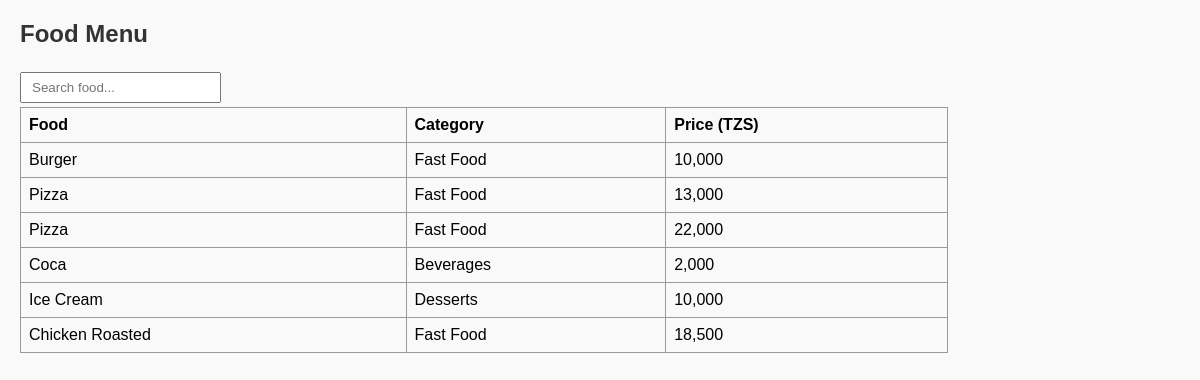
/dashboard.php (signed in), run on the app's committed database.
### tables this page shows
CREATE TABLE `food_items` (
  `id` int(11) NOT NULL,
  `category_id` int(11) NOT NULL,
  `name` varchar(100) NOT NULL,
  `description` text DEFAULT NULL,
  `price` decimal(10,2) NOT NULL,
  `created_at` timestamp NOT NULL DEFAULT current_timestamp()
);

CREATE TABLE `categories` (
  `id` int(11) NOT NULL,
  `name` varchar(50) NOT NULL,
  `created_at` timestamp NOT NULL DEFAULT current_timestamp()
);

### dashboard.php (the view, shortened to what this page needs)
<?php
include "config/db.php";
$sql = "SELECT f.id, f.name, f.price, c.name AS category
        FROM food_items f
        JOIN categories c ON f.category_id = c.id";
$result = $conn->query($sql);
?>
<!DOCTYPE html>
<html>
<head>
    <link rel="stylesheet" type="text/css" href="assets/style.css">
</head>
<body>
<h2>Food Menu</h2>
<input type="text" id="search" placeholder="Search food...">
<?php
if ($result->num_rows > 0) {
    echo "<table border='1' cellpadding='8'>
            <tr>
                <th>Food</th>
                <th>Category</th>
                <th>Price (TZS)</th>
            </tr>";
    while ($row = $result->fetch_assoc()) {
        echo "<tr>
                <td>{$row['name']}</td>
                <td>{$row['category']}</td>
                <td>" . number_format($row['price'], 0) . "</td>
              </tr>";
    }
    echo "</table>";
} else {
    echo "No products found";
}
?>
</body>
</html>

### assets/style.css (style rules this page uses)
body { font-family: Arial, sans-serif; margin: 20px; background-color: #f9f9f9; }
h2 { color: #333; }
table { border-collapse: collapse; width: 80%; margin-bottom: 20px; }
table, th, td { border: 1px solid #999; }
th, td { padding: 8px; text-align: left; }
input, select, button { padding: 6px 10px; margin: 4px 0; }

### data on the page
food_items: name "Burger", category.name "Fast Food", price "10,000"
food_items: name "Pizza", category.name "Fast Food", price "13,000"
food_items: name "Pizza", category.name "Fast Food", price "22,000"
food_items: name "Coca", category.name "Beverages", price "2,000"
food_items: name "Ice Cream", category.name "Desserts", price "10,000"
food_items: name "Chicken Roasted", category.name "Fast Food", price "18,500"
